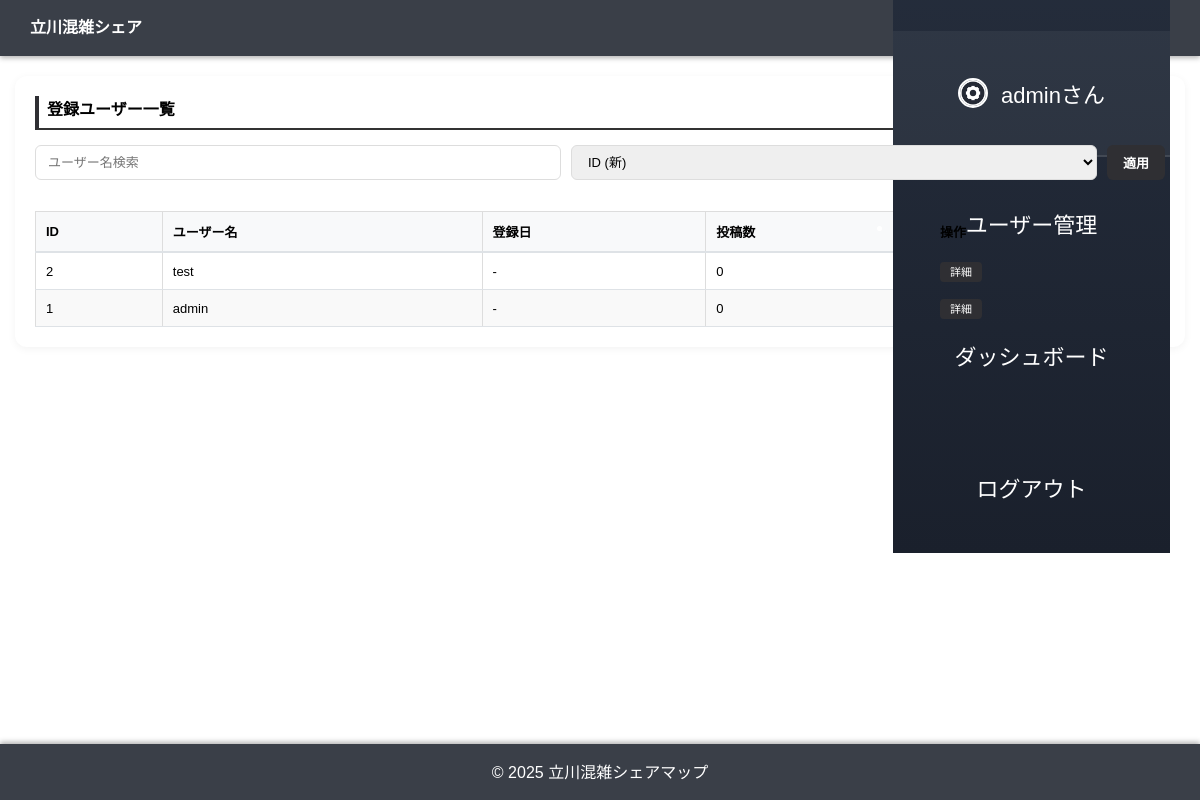
The page /admin (signed in) on the database its author committed.
### apps/main_app/models.py (models this page shows, shortened)
class User(UserMixin, db.Model):
    __tablename__ = 'users'
    id = db.Column(db.Integer, primary_key=True)
    username = db.Column(db.String(100), unique=True, nullable=False)
    password = db.Column(db.String(255), nullable=False)
    is_admin = db.Column(db.Boolean, default=False)
    icon_path = db.Column(db.String(255), default='uploads/icons/default.png')
    banner_path = db.Column(db.String(255))
    bio = db.Column(db.Text)
    total_points = db.Column(db.Integer, default=0)

### apps/main_app/main_routes.py (the view)
@main_bp.route('/admin')
@login_required
@admin_required
def admin_panel():
    from apps.main_app.models import User
    from apps.post_page.post_db import get_all_posts
    from collections import Counter
    q = request.args.get("q", "").strip()
    sort = request.args.get("sort", "id_desc").strip()
    query = User.query
    if q:
        query = query.filter(User.username.contains(q))
    if sort == "id_asc":
        query = query.order_by(User.id.asc())
    elif sort == "name_asc":
        query = query.order_by(User.username.asc())
    elif sort == "name_desc":
        query = query.order_by(User.username.desc())
    elif sort == "admin_first":
        query = query.order_by(User.is_admin.desc(), User.id.asc())
    else:
        query = query.order_by(User.id.desc())
    users = query.all()
    post_counts = Counter()
    try:
        all_posts = get_all_posts()
        for p in all_posts:
            post_counts[p[1]] += 1
    except Exception:
        pass
    users_view = []
    for u in users:
        users_view.append({
            "id": u.id,
            "username": u.username,
            "is_admin": bool(u.is_admin),
            "posts_count": post_counts.get(u.username, 0),
        })
    return render_template(
        'admin.html',
        users=users_view,
        q=q,
        sort=sort
    )

### apps/main_app/admin_guard.py (called while the page is built)
def admin_required(view_func):
    @wraps(view_func)
    def wrapper(*args, **kwargs):
        if not getattr(current_user, "is_admin", False):
            flash("管理者権限が必要です", "error")
            return redirect(url_for("main.index", next=request.full_path))
        return view_func(*args, **kwargs)
    return wrapper

### apps/main_app/app.py (called while the page is built)
@login_manager.user_loader
def load_user(user_id):
    return User.query.get(int(user_id))

### apps/post_page/post_db.py (called while the page is built)
def get_all_posts():
    conn = sqlite3.connect(DB_PATH)
    c = conn.cursor()
    c.execute('SELECT * FROM posts ORDER BY id DESC')
    posts = c.fetchall()
    conn.close()
    return posts

### apps/top_page/templates/admin.html (shortened to what this page needs)
<!DOCTYPE html>
<html lang="ja">
<head>
  <link rel="stylesheet" href="{{ url_for('static', filename='style.css') }}">
</head>
<body class="admin-page">
  <header>
    <div class="app_name"><h1>立川混雑シェア</h1></div>
    <div class="menu-outer01">
      <ul class="sample_menu_list01">
        {% if current_user.is_authenticated %}
          <li><a href="{{ url_for('post.post_page') }}">投稿</a></li>
          <li class="user-info">
            <a href="{{ url_for('main.user_page', username=current_user.username) }}" class="user-link">
              <img src="{{ url_for('static', filename=current_user.icon_path) }}" alt="{{ current_user.username }}" class="user-icon-img">
              {{ current_user.username }}さん
            </a>
          </li>
          {% if current_user.is_admin %}
            <li><a href="{{ url_for('main.admin_panel') }}">ユーザー管理</a></li>
            <li><a href="{{ url_for('main.admin_dashboard') }}">ダッシュボード</a></li>
          {% endif %}
          <li><a href="{{ url_for('main.logout') }}">ログアウト</a></li>
        {% endif %}
      </ul>
    </div>
  </header>
  <div class="container">
    <div class="admin-card">
      <h2 style="font-size: 16px; margin: 0 0 15px 0; border-left: 4px solid #2f2f33; padding-left: 8px;">登録ユーザー一覧</h2>
      <form method="GET" action="{{ url_for('main.admin_panel') }}" class="filter-wrapper">
        <input type="text" name="q" value="{{ q or '' }}" placeholder="ユーザー名検索" class="form-control">
        <select name="sort" class="form-control">
          <option value="id_desc" {% if sort == "id_desc" %}selected{% endif %}>ID (新)</option>
        </select>
        <button type="submit" class="btn-apply">適用</button>
      </form>
      <div class="table-responsive">
        {% if users %}
          <table class="admin-table">
            <thead>
              <tr>
                <th>ID</th>
                <th>ユーザー名</th>
                <th>登録日</th>
                <th>投稿数</th>
                <th>操作</th>
              </tr>
            </thead>
            <tbody>
              {% for user in users %}
                <tr>
                  <td>{{ user.id }}</td>
                  <td>{{ user.username }}</td>
                  <td>{{ user.created_at.strftime('%Y-%m-%d') if user.created_at else '-' }}</td>
                  <td>{{ user.post_count or 0 }}</td>
                  <td>
                    <a href="{{ url_for('main.admin_user_detail', user_id=user.id) }}" class="btn-detail">詳細</a>
                  </td>
                </tr>
              {% endfor %}
            </tbody>
          </table>
        {% else %}
          <p style="text-align: center; color: #999; padding: 20px;">該当するユーザーがいません</p>
        {% endif %}
      </div>
    </div>
  </div>
  <footer>
    <p>© 2025 立川混雑シェアマップ</p>
  </footer>
</body>
</html>

### apps/top_page/static/style.css (style rules this page uses)
* { margin: 0; padding: 0; box-sizing: border-box; }
body { font-family: "Noto Sans JP", "Hiragino Sans", "Yu Gothic", sans-serif; background-color: white; color: black; scroll-behavior: smooth; padding-bottom: 60px; }
header { background-color: rgb(69, 69, 74); color: white; padding: 15px 30px; box-shadow: 0 2px 4px whitesmoke; display: flex; justify-content: space-between; align-items: center; height: 60px; box-sizing: border-box; }
.app_name { text-align: left; }
.app_name h1 { font-size: 24px; margin-bottom: 0; line-height: 1; }
.user-info { display: flex; align-items: center; font-size: 13px; height: 100%; }
.sample_menu_list01 a { color: white; text-decoration: none; display: flex; align-items: center; justify-content: center; text-align: center; padding: 15px 20px; width: 100%; box-sizing: border-box; }
.sample_menu_list01 .user-info { background: rgba(255,255,255,0.05); order: -1; border-bottom: 2px solid rgba(255,255,255,0.1); padding: 12px 15px; }
.sample_menu_list01 .user-info img { width: 30px !important; height: 30px !important; }
.sample_menu_list01 .user-info a { display: flex !important; align-items: center !important; justify-content: center !important; gap: 8px !important; font-size: 13px !important; padding: 12px 15px !important; }
.container { max-width: 1200px; margin: 0 auto; padding: 30px 20px; }
footer { background-color: #2f2f33; color: white; text-align: center; padding: 15px; position: fixed; bottom: 0; left: 0; width: 100%; z-index: 100; box-shadow: 0 -2px 10px rgba(0, 0, 0, 0.1); }
.user-link { color: white; text-decoration: none; display: inline-flex; align-items: center; gap: 5px; transition: opacity 0.3s; height: 32px; }
.user-icon-img { width: 28px; height: 28px; border-radius: 50%; object-fit: cover; border: 2px solid white; margin-right: 5px; display: block; flex-shrink: 0; }
.form-control { width: 100%; padding: 10px; border: 1px solid #ddd; border-radius: 4px; box-sizing: border-box; font-size: 16px; }
table { width: 100%; border-collapse: collapse; margin-top: 1rem; }
th, td { border: 1px solid #ddd; padding: 12px; text-align: left; }
th { background-color: #f2f2f2; font-weight: bold; }
tr:nth-child(even) { background-color: #f9f9f9; }
.container h2 { border-bottom: 2px solid #333; padding-bottom: 0.5rem; margin-bottom: 1rem; }
body { animation: fadeInPage 2.0s ease-out; }
* { -webkit-tap-highlight-color: rgba(102, 126, 234, 0.2); }
body { overscroll-behavior-y: contain; }
.menu-outer01 { background: linear-gradient(180deg, #2d3748 0%, #1a202c 100%) !important; }
@media (min-width: 1024px) and (max-width: 1366px) { .sample_menu_list01 a { font-size: 22px !important; padding: 50px !important; } }
@media (min-width: 1024px) and (max-width: 1366px) { .sample_menu_list01 .user-info a { font-size: 22px !important; padding: 50px !important; justify-content: center !important; } }
.app_name h1 { font-size: 20px; }
button, .btn { font-size: 16px; padding: 12px 20px; }
input, textarea, select { font-size: 16px; }
.admin-page header { background-color: #3a3f48; height: 56px; box-shadow: 0 2px 5px rgba(0,0,0,0.3); }
.admin-page .app_name h1 { font-size: 16px; }
.admin-page footer { background-color: #3a3f48; height: 56px; box-shadow: 0 -2px 5px rgba(0,0,0,0.3); }
.admin-page .container { max-width: 1200px; padding: 20px 15px; min-height: auto; display: block; justify-content: flex-start; }
.admin-card { background: white; padding: 20px; border-radius: 12px; box-shadow: 0 2px 8px rgba(0,0,0,0.05); margin-bottom: 20px; }
.filter-wrapper { display: flex; gap: 10px; margin-bottom: 15px; flex-wrap: wrap; }
.form-control { padding: 8px 12px; border: 1px solid #ddd; border-radius: 6px; font-size: 13px; flex: 1; min-width: 150px; }
.btn-apply { padding: 8px 16px; background: #2f2f33; color: white; border: none; border-radius: 6px; cursor: pointer; font-weight: 600; font-size: 13px; }
.table-responsive { overflow-x: auto; }
.admin-table { width: 100%; border-collapse: collapse; font-size: 13px; }
.admin-table th { background: #f8f9fa; padding: 10px; text-align: left; font-weight: 600; border-bottom: 2px solid #dee2e6; }
.admin-table td { padding: 10px; border-bottom: 1px solid #dee2e6; }
.btn-detail { background: #2f2f33; color: white; padding: 4px 10px; border-radius: 4px; text-decoration: none; font-size: 11px; }

### rows shown on the page
User: icon_path (picture), username "admin", id "1", created_at "-", total_points "0"
User: id "2", username "test", created_at "-", post_count "0"
